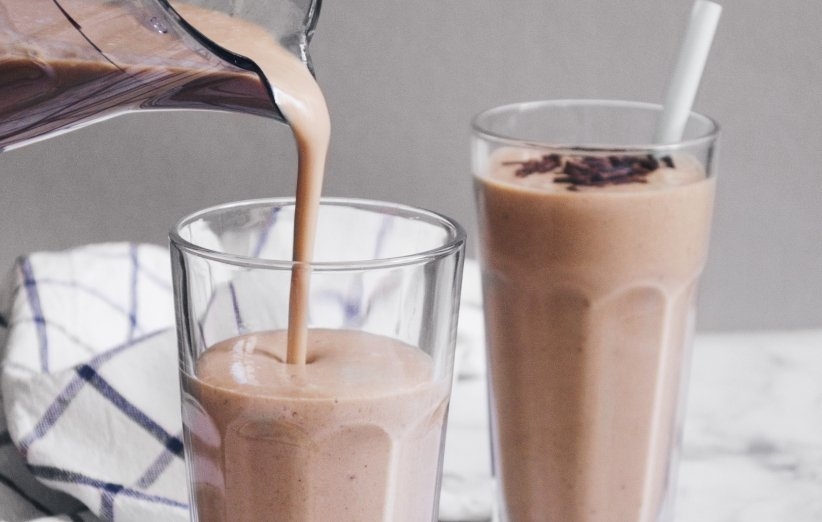
#> input picture Machine Vision/1-Grey scale comprator/input.jpg, 822 x 522 px
$ python Main.py
#> lines starting #> are read from the running program, lines starting #| are printed output that depends on the picture; after the words box and inside, x2 and y2 are one past the last pixel; in counts of white or black regions, pixels touching at a corner belong together
import numpy as np
import cv2

img_path = "input.jpg"
img = cv2.imread(img_path)
#> img is the input picture: shape (522, 822, 3); mean B, G, R 161.8, 163.5, 175
img_size = img.shape[0:2]
#> img_size = (522, 822)
img_rows = img_size[0]
#> img_rows = 522
img_cols = img_size[1]
#> img_cols = 822

img_gray_auto = cv2.imread(img_path, cv2.IMREAD_GRAYSCALE)
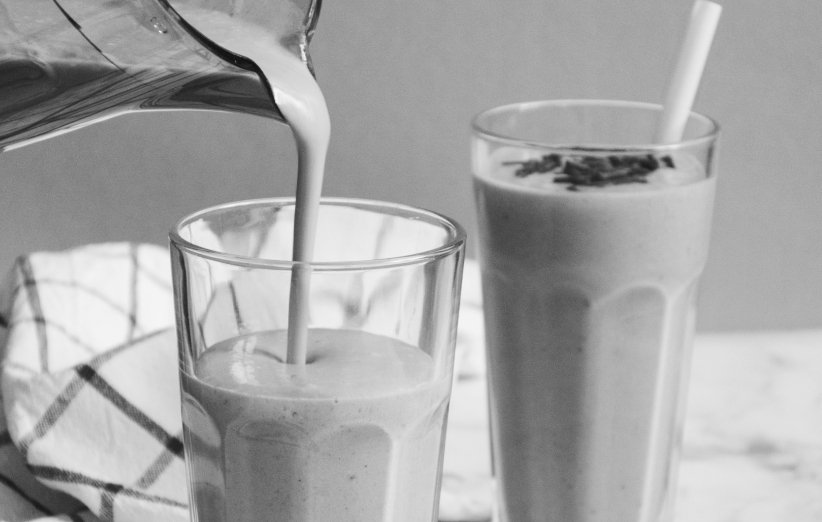
#> img_gray_auto: shape (522, 822); min 12, max 252, mean 166.6
img_gray_manual = np.zeros(shape=img_size, dtype=np.uint8)
img_gray_diff = np.zeros(shape=img_size, dtype=np.uint8)

for row in range(img_rows):
    for col in range(img_cols):
        bgr = img[row][col]
        blue = bgr[0]
        green = bgr[1]
        red = bgr[2]
        gray = 0.299 * red + 0.587 * green + 0.114 * blue
        gray = round(gray)
        img_gray_manual[row][col] = gray
        diff = abs(img_gray_auto[row][col] - gray)
        img_gray_diff[row][col] = diff
        if diff:
            print(img[row][col])
            print(img_gray_auto[row][col])
            print(img_gray_manual[row][col])
#> this loop made 522 passes
#| [255 250 253]
#| 252
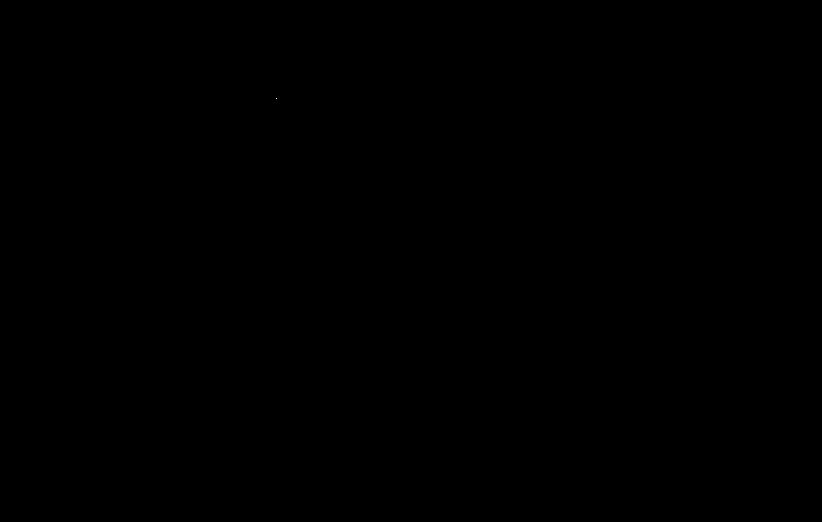
#> img_gray_diff: shape (522, 822); values 0 (black) and 1 (white), 0% white in thin lines or dots, all inside (x1, y1, x2, y2) = (276, 98, 277, 99)

# print(img_gray_diff[np.nonzero(img_gray_diff)])
